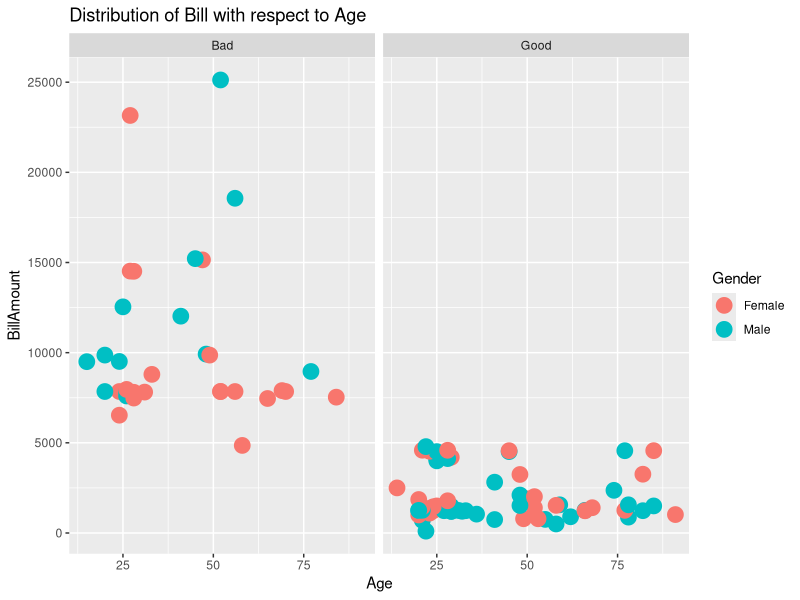
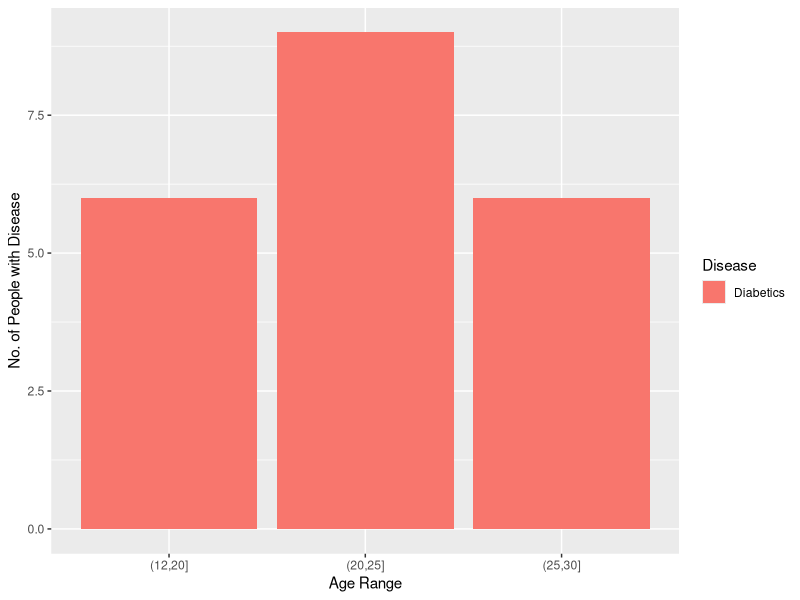
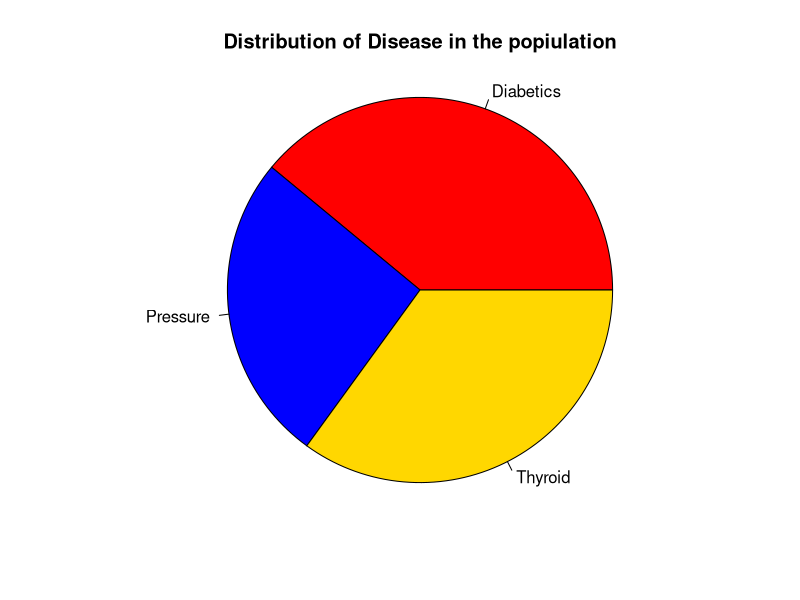

Here is the R script that generated these plots, in order:
## ---- chunk 1
install.packages("tidyverse")
library(tidyverse)
library(dplyr)
library(ggplot2)
## ---- chunk 2
health_df <- read.csv("Health_Data.csv")
## ---- chunk 3
View(health_df)
## ---- chunk 4
str(health_df)
## ---- chunk 5
summary(health_df)
## ---- chunk 6
colnames(health_df)
## ---- chunk 7
nrow(health_df)
ncol(health_df)
## ---- chunk 8
health_01_df <- health_df %>% mutate(Doc_received=Bill_amount-Hospital_received)
head(health_01_df)

## ---- chunk 9
health_02_df <- health_01_df %>% mutate(Feedback=ifelse(Bill_amount > mean(Bill_amount),'Bad','Good'))
head(health_02_df)
## ---- chunk 10
health_02_df %>% group_by(Feedback) %>% count()
## ---- chunk 11
health_02_df %>% select(Age,Disease,Duration._of_disease)
## ---- chunk 12
health_final_df <- health_02_df %>% rename(Duration_of_disease = Duration._of_disease)
head(health_final_df)
## ---- chunk 13
colnames(health_final_df)
## ---- chunk 14
health_final_df %>% filter(Age < 30 & Duration_of_disease < 2)
## ---- chunk 15
health_final_df %>% filter(Disease == 'Diabetics' & Gender == 'Female')
## ---- chunk 16
health_final_df %>% group_by(Gender) %>% summarize(avg_bill=mean(Bill_amount),min_bill=min(Bill_amount),max_bill=max(Bill_amount))
## ---- chunk 17
health_final_df %>% group_by(Gender) %>% summarize(avg_hospital=mean(Hospital_received),min_hospital=min(Hospital_received),max_hospital=max(Hospital_received))
## ---- chunk 18
health_final_df%>%group_by(Gender)%>%summarize(avg_doc=mean(Doc_received),min_doc=min(Doc_received),max_doc=max(Doc_received))
## ---- chunk 19
p1=ggplot(data= health_final_df)+ geom_point(mapping=aes(x= Age,y=Bill_amount,color= Gender),size=5)+labs(title="Distribution of Bill with respect to Age",x="Age",y="BillAmount")+facet_wrap(~Feedback)
p1
## ---- chunk 20
health_sp <- health_final_df %>% filter(Age<30 & Disease =='Diabetics') %>% select(Age,Disease)
View(health_sp)
## ---- chunk 21
age_range <- cut(health_sp$Age, breaks=c(0, 6, 12, 20, 25, 30))
age_range
p2=ggplot(data=health_sp)+geom_bar(mapping=aes(x=age_range,fill=Disease))+ labs(x="Age Range", y="No. of People with Disease")
p2
## ---- chunk 22
health_final_df %>% group_by(Disease) %>% count()
## ---- chunk 23
values <- c(39,26,35)
labels <- c('Diabetics','Pressure','Thyroid')
radius <- 1
colors <- c('red','blue','gold')
main <- 'Distribution of Disease in the popiulation'
percentages <- round(values/sum(values)*100,2)
p3=pie(values,labels,radius=radius,main=main,col=colors)
p3
